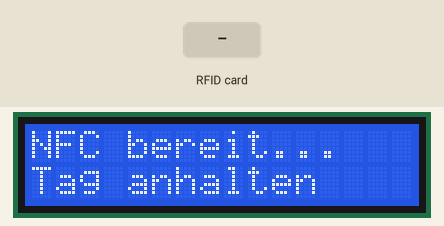
This sketch was run on a simulated Arduino Nano, built with avr-gcc and run on an emulated ATmega328P. Shown: 16×2 character LCD. The inputs (shaded band) are chosen by the test bench.

Above: at 1.3 s.
1.4 s: RFID card 5E 7A 19 C4 held to the reader
At 2.5 s:
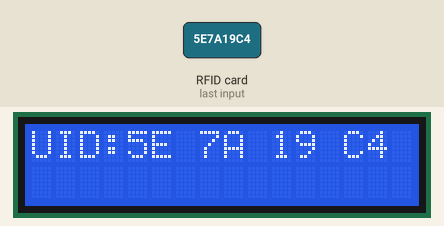
Timing chart, 0 to 4.4 s (numbered marks = the images above; inputs shaded):
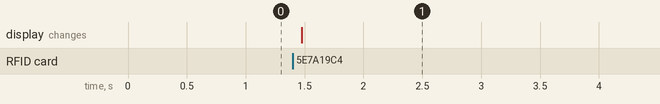

Measured:
- after the input at 1.4 s, the display: changes after 0.07 s (image 1)

The sketch:

read_uuid.ino
```cpp
#include <Wire.h>
#include <LiquidCrystal_I2C.h>
#include <SPI.h>
#include <MFRC522.h>

// LCD (häufig 0x27 oder 0x3F)
LiquidCrystal_I2C lcd(0x27, 16, 2);

// RC522 Pins (Nano)
#define SS_PIN  10   // RC522 SDA/SS
#define RST_PIN 9    // RC522 RST
MFRC522 mfrc522(SS_PIN, RST_PIN);

void lcdClearLine(byte row) {
  lcd.setCursor(0, row);
  lcd.print("                "); // 16 Leerzeichen
}

void setup() {
  lcd.init();
  lcd.backlight();

  lcd.setCursor(0, 0);
  lcd.print("NFC bereit...");
  lcd.setCursor(0, 1);
  lcd.print("Tag anhalten");

  SPI.begin();
  mfrc522.PCD_Init();
}

void printUIDToLCD() {
  // Zeilen leeren
  lcdClearLine(0);
  lcdClearLine(1);

  // Zeile 1 startet mit "UID:"
  lcd.setCursor(0, 0);
  lcd.print("UID:");

  // Wir bauen die UID als Text und verteilen sie auf 2 Zeilen (16 Zeichen je Zeile)
  // Format: DE AD BE EF (mit Leerzeichen)
  byte col = 4;   // nach "UID:" auf Zeile 0
  byte row = 0;

  for (byte i = 0; i < mfrc522.uid.size; i++) {
    // Wechsel in Zeile 2, wenn Zeile 1 voll ist
    // Pro Byte brauchen wir 2 Hex-Zeichen + 1 Leerzeichen (außer evtl. am Ende)
    if (row == 0 && col >= 14) {   // ab hier wird's eng, also in Zeile 2
      row = 1;
      col = 0;
    }
    if (row == 1 && col >= 16) {
      // LCD voll -> abbrechen (bei sehr langen UIDs)
      break;
    }

    // Byte als 2-stellige HEX-Ausgabe
    byte b = mfrc522.uid.uidByte[i];

    lcd.setCursor(col, row);
    if (b < 0x10) lcd.print("0");
    lcd.print(b, HEX);

    col += 2;

    // Leerzeichen zwischen Bytes (wenn noch Platz)
    if (row == 0 && col < 16) {
      lcd.setCursor(col, row);
      lcd.print(" ");
      col += 1;
    } else if (row == 1 && col < 16) {
      lcd.setCursor(col, row);
      lcd.print(" ");
      col += 1;
    }
  }
}

void loop() {
  // Warten auf neue Karte
  if (!mfrc522.PICC_IsNewCardPresent()) return;

  if (!mfrc522.PICC_ReadCardSerial()) return;

  printUIDToLCD();

  // Karte sauber beenden
  mfrc522.PICC_HaltA();
  mfrc522.PCD_StopCrypto1();

  // kleine Pause, damit es nicht dauernd neu schreibt
  delay(800);
}
```
